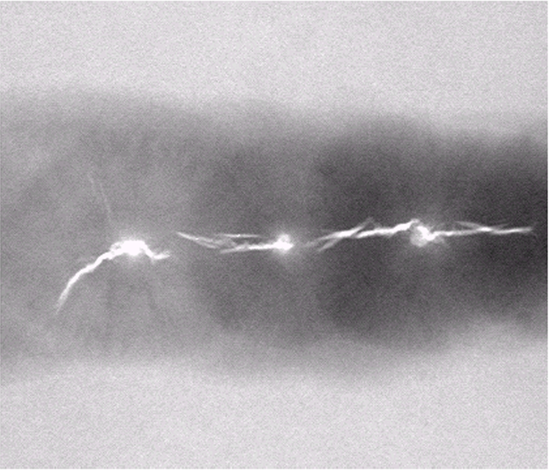
%> input picture Homeworks/Week10/images/焊接X光图像.jpg, 549 x 472 px
$ octave False_color_enhancement_2_1.m   (GNU Octave 9; MATLAB toolbox functions it lacks are replaced by stand-ins)
%> lines starting %> are read from the running program, lines starting %| are printed output that depends on the picture
I=imread('焊接X光图像.jpg');
%> I is the input picture: size 472x549x3 uint8; mean R, G, B 173, 169.6, 173
I=imread('美国NOAA可见光云图.jpg');
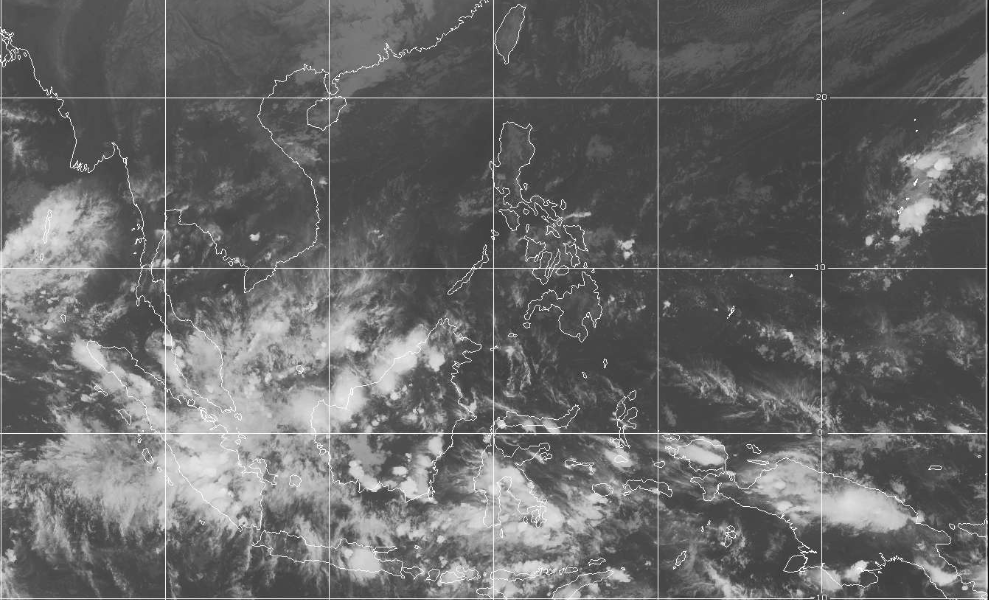
%> input picture Homeworks/Week10/images/美国NOAA可见光云图.jpg, 989 x 600 px
%> I is the input picture: size 600x989x3 uint8; min 14, max 255, mean 104.1
I=rgb2gray(I);
%> I: size 600x989 uint8
I=double(I);
%> I: size 600x989 double
[M,N]=size(I);
%> M = 600; N = 989
J1=double(zeros(M,N,3));
J2=J1;

T=255;
delta1=255/3;
delta2=255/6;

J1(:,:,1)=255*(1+sin(2*pi/T*I))/2;
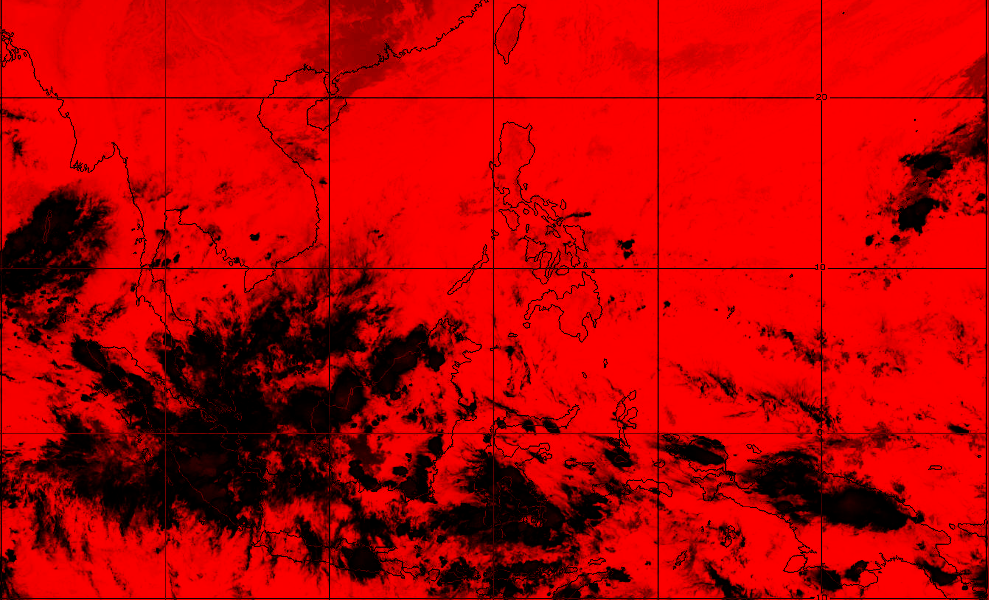
%> J1: size 600x989x3 double; mean R, G, B 189, 0, 0
J1(:,:,2)=255*(1+sin(2*pi/T*(I-delta1)))/2;
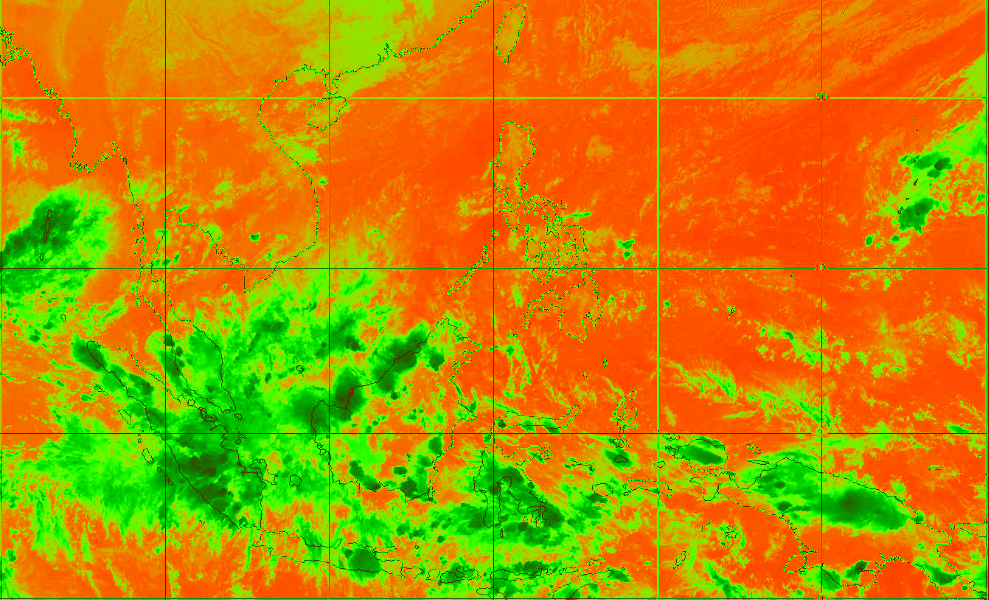
%> J1: size 600x989x3 double; mean R, G, B 189, 142.2, 0
J1(:,:,3)=255*(1+sin(2*pi/T*(I-2*delta1)))/2;
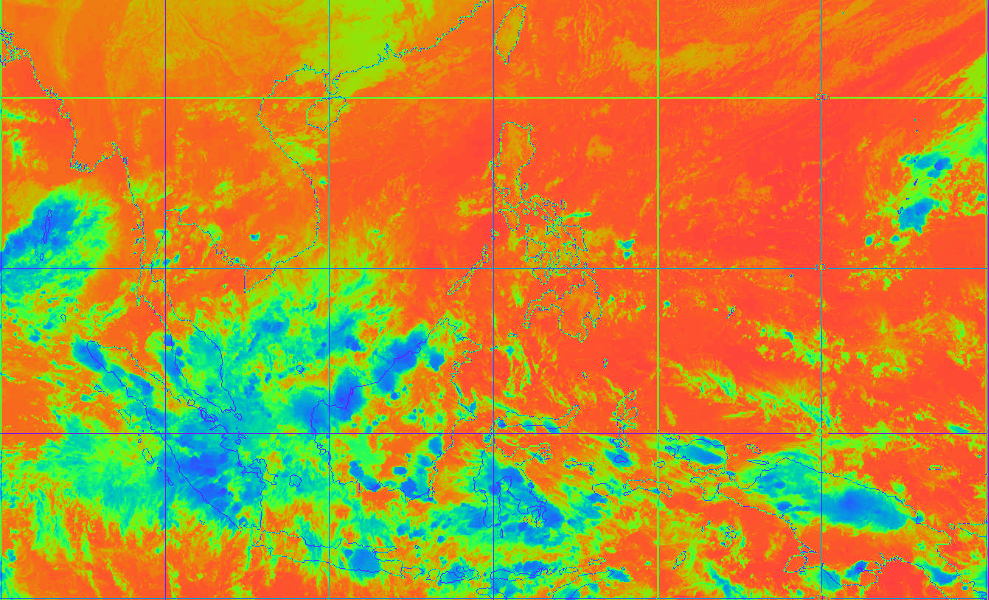
%> J1: size 600x989x3 double; mean R, G, B 189, 142.2, 51.3

J2(:,:,1)=255*(1+sin(2*pi/T*I))/2;
J2(:,:,2)=255*(1+sin(2*pi/T*(I-delta2)))/2;
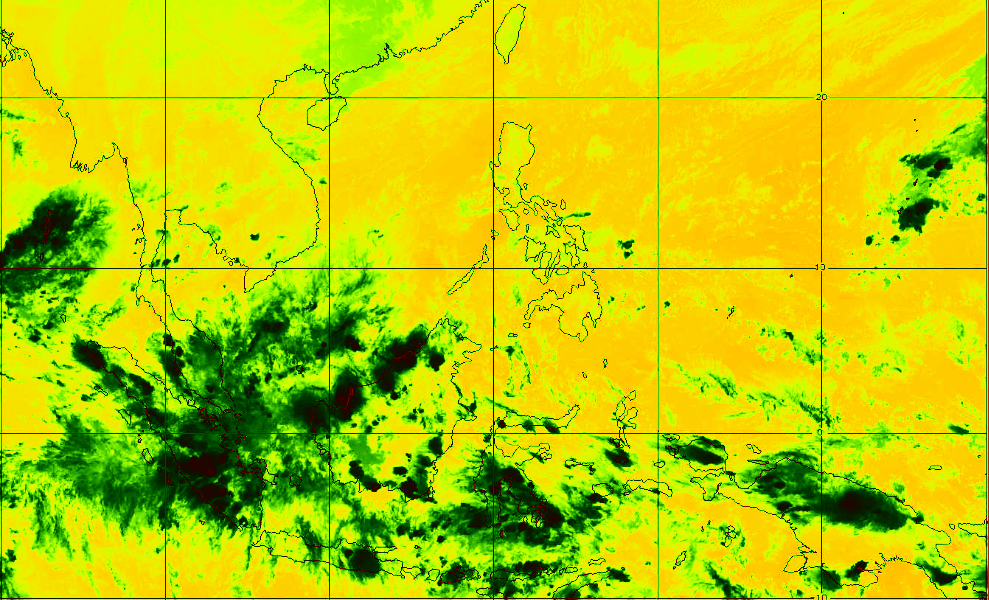
%> J2: size 600x989x3 double; mean R, G, B 189, 203.7, 0
J2(:,:,3)=255*(1+sin(2*pi/T*(I-2*delta2)))/2;
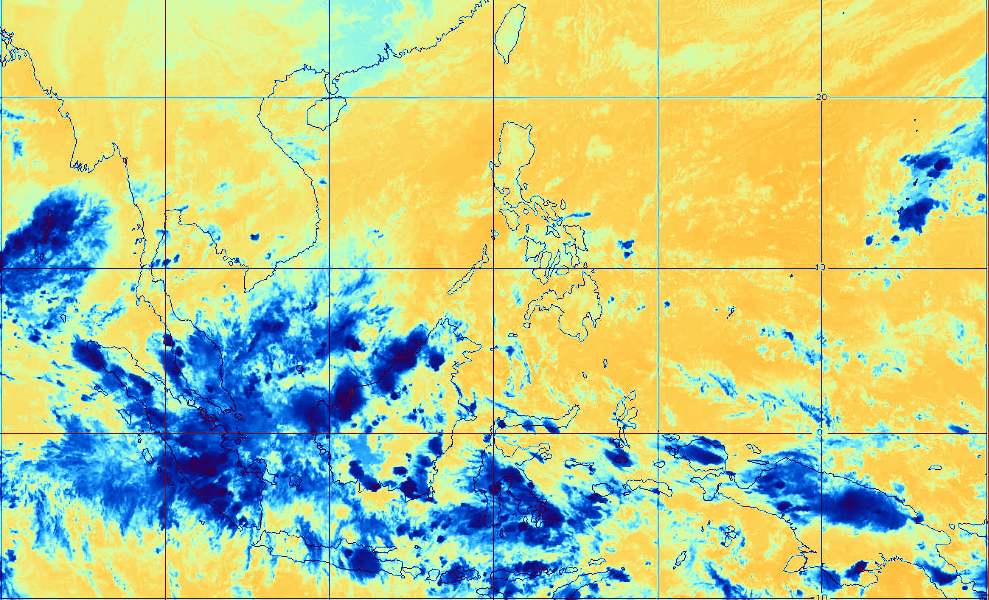
%> J2: size 600x989x3 double; mean R, G, B 189, 203.7, 142.2

figure;
subplot(1,3,1);imshow(uint8(I));title('原始图像');
subplot(1,3,2);imshow(uint8(J1));title('伪彩色处理后图像: δ = 255/3');
subplot(1,3,3);imshow(uint8(J2));title('伪彩色处理后图像: δ = 255/6');
